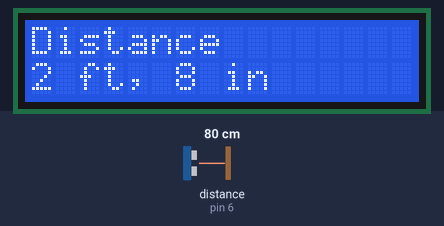
Recording of a sketch running on a simulated Arduino Uno, built with avr-gcc and run on an emulated ATmega328P. On the bench: 16×2 character LCD. Wiring (inferred from the names in the program): ultrasonic range finder: trigger pin 5; echo pin 6. The test bench sets the inputs (shaded band); at power-on: distance to the obstacle (sensor on pin 6) 80 cm. The echo pulse lasts 58.3 µs per cm.

Above: at 1.2 s.
1.3 s: distance to the obstacle (sensor on pin 6) set to 2 cm
At 1.7 s:
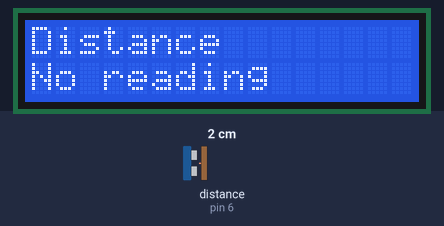
2.8 s: distance to the obstacle (sensor on pin 6) set to 4 cm
At 4.1 s:
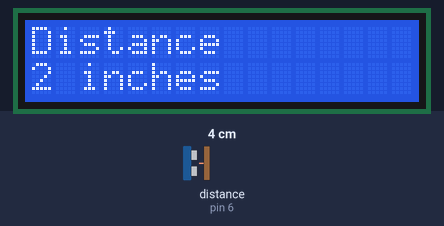
4.4 s: distance to the obstacle (sensor on pin 6) set to 9 cm
At 5.6 s:
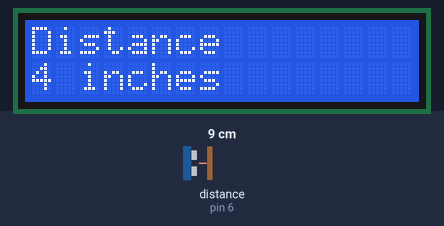
Timing chart, 0 to 7.4 s (numbered marks = the images above; inputs shaded):
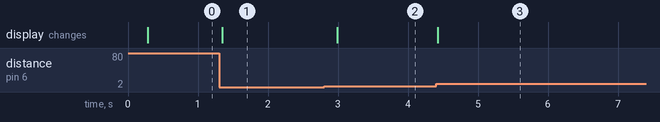

Measured:
- after the input at 1.3 s, the display: changes after 0.05 s (image 1)
- after the input at 2.8 s, the display: changes after 0.19 s (image 2)
- after the input at 4.4 s, the display: changes at once (image 3)

The sketch:

Ultrasonic.ino
```cpp
#include <avr/io.h>
#include <LiquidCrystal.h>

const int trigPin = 5;
const int echoPin = 6;
long timer = 0;
long duration;
int inches;
LiquidCrystal lcd(A0,A1,11,12,13,10);

void setup() {
  pinMode(trigPin, OUTPUT);
  pinMode(echoPin, INPUT);
  lcd.begin(16,2);
  lcd.print("Distance");
}

void loop()
{
  digitalWrite(trigPin, LOW);
  delayMicroseconds(2);
  digitalWrite(trigPin, HIGH);
  delayMicroseconds(10);
  digitalWrite(trigPin, LOW);
  duration = pulseIn(echoPin, HIGH);

  inches = microsecondsToInches(duration);

  if(millis()-timer>200) {
    timer = millis();
    lcd.setCursor(0,1);
    lcd.print("                ");
    if(inches>145) {
      lcd.setCursor(0,1);
      lcd.print("Too far!");
    } else if (inches==0) {
      lcd.setCursor(0,1);
      lcd.print("No reading");
    } else {
      inches += 1;
      printDistance(inches);
    }
  }
  delay(100);
}

int microsecondsToInches(long microseconds)
{
  return microseconds / 74 / 2;
}

int printDistance(int i) {
   int feet = 0;
  if(i>12) {
     feet = i/12;
     i = i % 12;
  }

    lcd.setCursor(0,1);
  if(feet == 0) {
    lcd.print(i);
    lcd.print(" inches");
  } else {
    lcd.print(feet);
    lcd.print(" ft, ");
    lcd.print(i);
    lcd.print(" in");
  }
}
```
